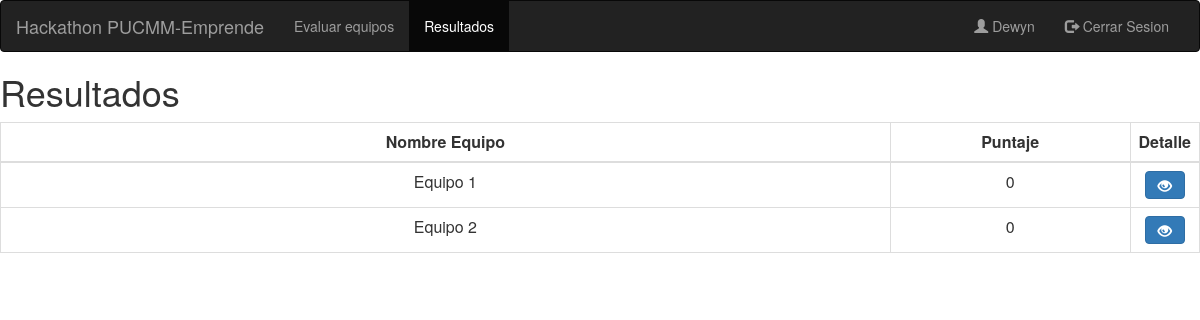
The app's page /resultados (signed in), older data.
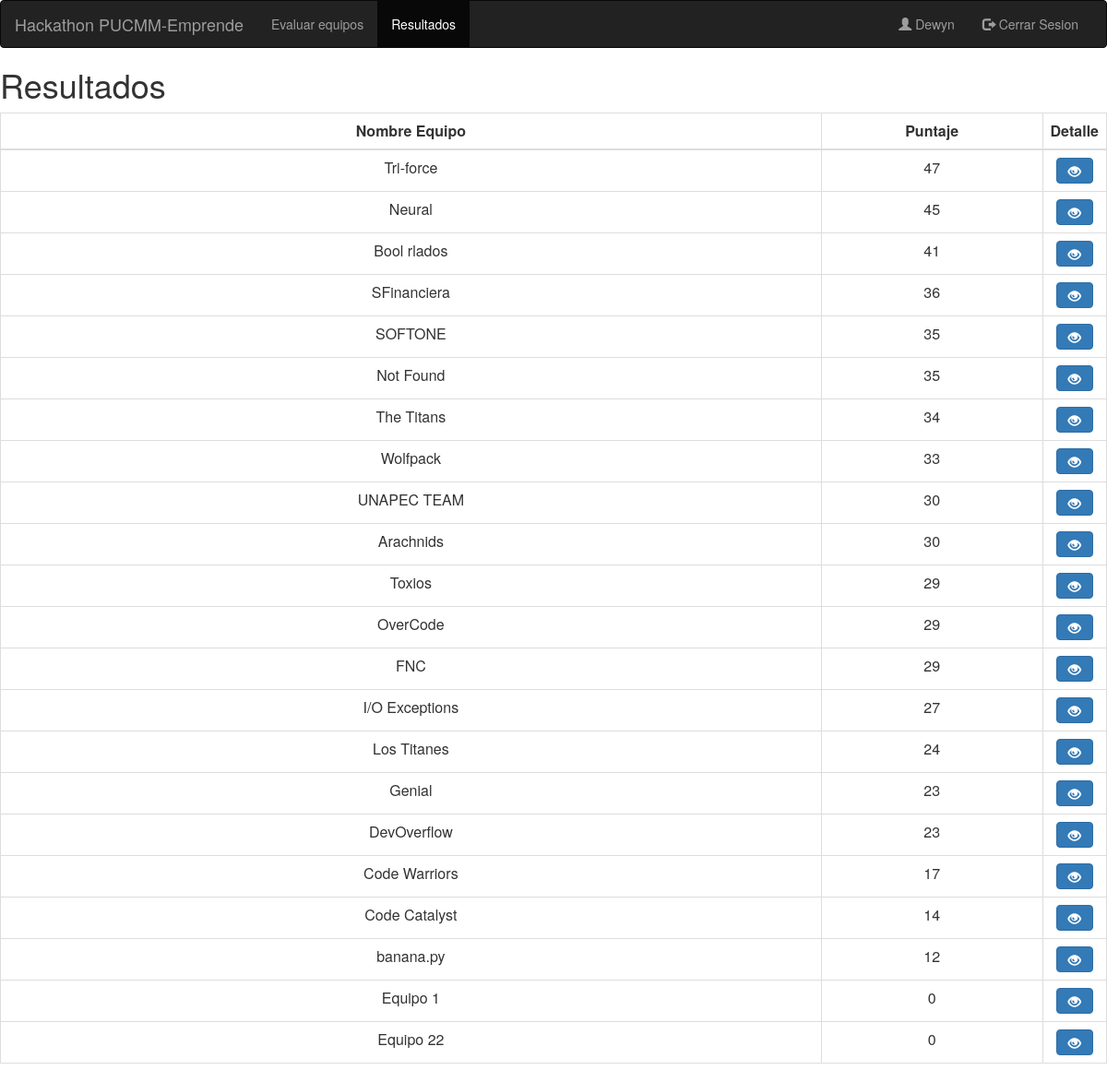
The same page, newer data.
### evaluacion/models.py (models this page shows, shortened)
class Equipo(models.Model):
    nombre = models.CharField(max_length=15, null=False, blank=False)
    puntuacion = models.IntegerField(default=0)
    habilitado = models.BooleanField(null=False, default=True)

### evaluacion/views.py (the view)
# urls.py: path('resultados', ResultadosEquipos.as_view(), name='resultados'),
class ResultadosEquipos(LoginRequiredMixin, ListView):
    model = Equipo
    template_name = 'resultados.html'
    queryset = Equipo.objects.all().order_by('-puntuacion')
    paginate_by = 25
    login_url = settings.LOGIN_URL

### evaluacion/templates/resultados.html (shortened to what this page needs)
<html>
{% load bootstrap3 %}
    {% bootstrap_css %}
{% block navbar %}
    <nav class="navbar navbar-inverse">
        <div class="container-fluid">
            <div class="navbar-header">
                <a class="navbar-brand">Hackathon PUCMM-Emprende</a>
            </div>
            <div class="collapse navbar-collapse" id="myNavbar">
                <ul class="nav navbar-nav">
                    <li><a href="/equipos-evaluar">Evaluar equipos</a></li>
                    <li class="active"><a href="/resultados">Resultados</a></li>
                </ul>
                <ul class="nav navbar-nav navbar-right">
                    <li><a href="#"><span class="glyphicon glyphicon-user"></span> {{ user.get_username | capfirst }}
                    </a></li>
                    <li><a href="/logout"><span class="glyphicon glyphicon-log-out"></span> Cerrar Sesion</a></li>
                </ul>
            </div>
        </div>
    </nav>
{% endblock %}
{% block content %}
    <div class="list-group">
        <h1>Resultados</h1>
        <table class="table table-bordered">
            <thead>
            <tr>
                <td class="text-center"><b>Nombre Equipo</b></td>
                <td class="text-center"><b>Puntaje</b></td>
                <td class="text-center"><b>Detalle</b></td>
            </tr>
            </thead>
            <tbody>
            {% for e in object_list %}
                <tr>
                    <td class="text-center">{{ e.nombre }}</td>
                    <td width="20%" class="text-center">{{ e.puntuacion }}</td>
                    <td width="5%" class="text-center"><a class="btn btn-primary" href="/detalle-puntos/{{ e.id }}">
                        <span class="glyphicon glyphicon-eye-open"></span></a></td>
                </tr>
            {% endfor %}
            </tbody>
        </table>
    </div>
{% endblock %}
</html>

Row changes from the older to the newer data that the page shows:
added Equipo: nombre "Tri-force", puntuacion "47"
added Equipo: nombre "Neural", puntuacion "45"
added Equipo: nombre "Bool rlados", puntuacion "41"
added Equipo: nombre "SFinanciera", puntuacion "36"
changed Equipo: nombre "Equipo 2" → "SOFTONE"; puntuacion "0" → "35"; moves up the list
added Equipo: nombre "Not Found", puntuacion "35"
added Equipo: nombre "The Titans", puntuacion "34"
added Equipo: nombre "Wolfpack", puntuacion "33"
added Equipo: nombre "UNAPEC TEAM", puntuacion "30"
added Equipo: nombre "Arachnids", puntuacion "30"
added Equipo: nombre "Toxios", puntuacion "29"
added Equipo: nombre "OverCode", puntuacion "29"
added Equipo: nombre "FNC", puntuacion "29"
added Equipo: nombre "I/O Exceptions", puntuacion "27"
added Equipo: nombre "Los Titanes", puntuacion "24"
added Equipo: nombre "Genial", puntuacion "23"
added Equipo: nombre "DevOverflow", puntuacion "23"
added Equipo: nombre "Code Warriors", puntuacion "17"
added Equipo: nombre "Code Catalyst", puntuacion "14"
added Equipo: nombre "banana.py", puntuacion "12"
added Equipo: nombre "Equipo 22", puntuacion "0"
